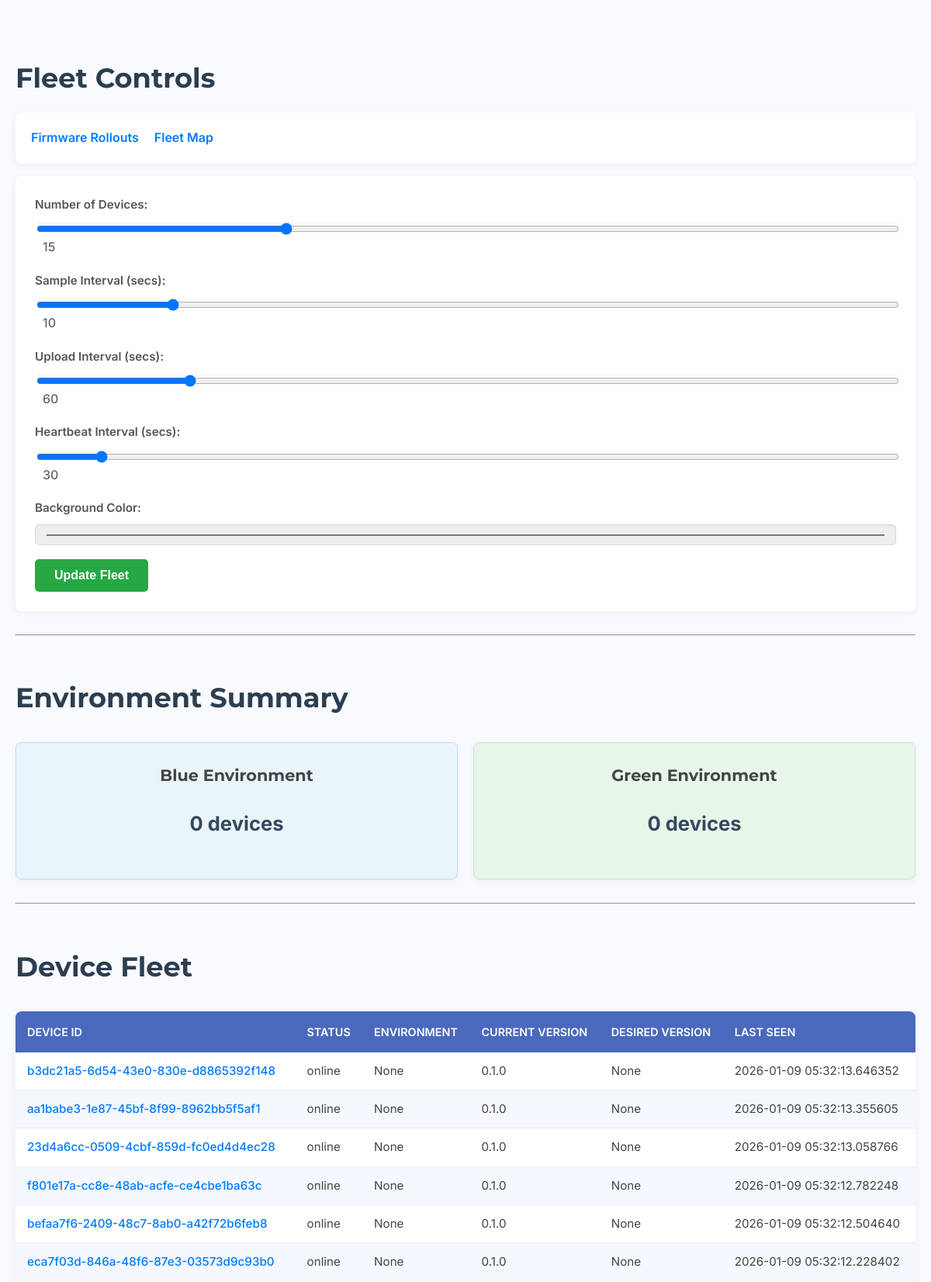
The page / (upper part) on the database its author committed.
### app/models.py (models this page shows)
class Device(Base):
    __tablename__ = "devices"
    id = Column(String, primary_key=True, index=True)
    current_version = Column(String)
    desired_version = Column(String)
    last_seen = Column(DateTime, default=datetime.datetime.utcnow)
    status = Column(String)
    rollout_bucket = Column(Integer, default=lambda: random.randint(0, 99))
    environment = Column(String, default="blue")
    region = Column(String, nullable=True)
    hardware_rev = Column(String, nullable=True)
    reported_sample_interval_secs = Column(Integer, default=10)
    reported_upload_interval_secs = Column(Integer, default=60)
    reported_heartbeat_interval_secs = Column(Integer, default=30)
    desired_sample_interval_secs = Column(Integer, default=10)
    desired_upload_interval_secs = Column(Integer, default=60)
    desired_heartbeat_interval_secs = Column(Integer, default=30)
    config_flags = Column(String, nullable=True, default="{}")
    lifecycle_state = Column(String, default="new", nullable=False) # new, active, suspended, decommissioned
    auth_token = Column(String, unique=True, nullable=True, index=True)
    registered_at = Column(DateTime, nullable=True)
    lifecycle_state = Column(String, default="new", nullable=False) # new, active, suspended, decommissioned
    auth_token = Column(String, unique=True, nullable=True, index=True)
    registered_at = Column(DateTime, nullable=True)
    measurements = relationship("Measurement", back_populates="device")
    errors = relationship("DeviceError", back_populates="device")

### app/ui/views.py (the view)
@router.get("/", response_class=HTMLResponse)
async def read_root(request: Request, db: Session = Depends(get_db)):
    devices = db.query(models.Device).order_by(models.Device.last_seen.desc()).all()
    blue_count = db.query(models.Device).filter(models.Device.environment == 'blue').count()
    green_count = db.query(models.Device).filter(models.Device.environment == 'green').count()
    return templates.TemplateResponse("index.html", {
        "request": request,
        "devices": devices,
        "blue_count": blue_count,
        "green_count": green_count
    })

### app/database.py (called while the page is built)
def get_db():
    db = SessionLocal()
    try:
        yield db
    finally:
        db.close()

### app/ui/templates/index.html (shortened to what this page needs)
{% extends "base.html" %}
{% block content %}
    <h1 class="text-2xl font-bold mb-4">Fleet Controls</h1>
    <nav class="mb-4">
        <a href="/firmware_rollouts" class="text-blue-500 hover:underline mr-4">Firmware Rollouts</a>
        <a href="/map" class="text-blue-500 hover:underline">Fleet Map</a>
    </nav>
    <form id="fleet-controls-form">
        <div class="control-group">
            <label for="num_devices">Number of Devices:</label>
            <input type="range" id="num_devices" name="num_devices" min="1" max="50" value="15">
            <span id="num_devices_value">15</span>
        </div>
        <div class="control-group">
            <label for="sample_interval_secs">Sample Interval (secs):</label>
            <input type="range" id="sample_interval_secs" name="sample_interval_secs" min="1" max="60" value="10">
            <span id="sample_interval_secs_value">10</span>
        </div>
        <div class="control-group">
            <label for="upload_interval_secs">Upload Interval (secs):</label>
            <input type="range" id="upload_interval_secs" name="upload_interval_secs" min="10" max="300" value="60">
            <span id="upload_interval_secs_value">60</span>
        </div>
        <div class="control-group">
            <label for="heartbeat_interval_secs">Heartbeat Interval (secs):</label>
            <input type="range" id="heartbeat_interval_secs" name="heartbeat_interval_secs" min="10" max="300" value="30">
            <span id="heartbeat_interval_secs_value">30</span>
        </div>
        <div class="control-group">
            <label for="bg_color">Background Color:</label>
            <input type="color" id="bg_color" name="bg_color" value="#ffffff">
        </div>
        <button type="submit">Update Fleet</button>
    </form>
    <hr>
    <h1>Environment Summary</h1>
    <div class="env-summary">
        <div class="env-box blue">
            <h2>Blue Environment</h2>
            <p>{{ blue_count }} devices</p>
        </div>
        <div class="env-box green">
            <h2>Green Environment</h2>
            <p>{{ green_count }} devices</p>
        </div>
    </div>
    <hr>
    <h1>Device Fleet</h1>
    <table>
        <thead>
            <tr>
                <th>Device ID</th>
                <th>Status</th>
                <th>Environment</th>
                <th>Current Version</th>
                <th>Desired Version</th>
                <th>Last Seen</th>
            </tr>
        </thead>
        <tbody>
            {% for device in devices %}
            <tr>
                <td><a href="/devices/{{ device.id }}">{{ device.id }}</a></td>
                <td>{{ device.status }}</td>
                <td>{{ device.environment }}</td>
                <td>{{ device.current_version }}</td>
                <td>{{ device.desired_version }}</td>
                <td>{{ device.last_seen }}</td>
            </tr>
            {% endfor %}
        </tbody>
    </table>
{% endblock %}

### app/ui/static/main.css (style rules this page uses)
body { font-family: 'Inter', sans-serif; line-height: 1.6; color: #333; background-color: #f8faff; margin: 0; padding: 20px; -webkit-font-smoothing: antialiased; -moz-osx-font-smoothing: grayscale; }
h1, h2, h3, h4, h5, h6 { font-family: 'Montserrat', sans-serif; color: #2c3e50; margin-top: 1.5em; margin-bottom: 0.8em; font-weight: 700; }
h1 { font-size: 2.2em; }
h2 { font-size: 1.8em; }
nav { background-color: #ffffff; padding: 15px 20px; border-radius: 8px; box-shadow: 0 2px 10px rgba(0,0,0,0.05); margin-bottom: 30px; display: flex; gap: 20px; align-items: center; }
nav a { color: #007bff; text-decoration: none; font-weight: 600; padding: 5px 0; transition: color 0.3s ease; }
form { background-color: #ffffff; padding: 25px; border-radius: 8px; box-shadow: 0 2px 10px rgba(0,0,0,0.05); margin-bottom: 30px; }
.control-group { margin-bottom: 18px; display: flex; flex-direction: column; }
.control-group label { font-weight: 600; color: #555; margin-bottom: 8px; font-size: 0.95em; }
.control-group input[type="range"], .control-group input[type="number"], .control-group input[type="text"], .control-group input[type="color"], .control-group select, .control-group textarea { width: 100%; padding: 10px 12px; border: 1px solid #dcdcdc; border-radius: 5px; font-size: 1em; box-shadow: inset 0 1px 3px rgba(0,0,0,0.06); transition: border-color 0.3s ease, box-shadow 0.3s ease; }
.control-group input[type="range"] { padding: 0; }
.control-group span { margin-left: 10px; font-weight: 500; color: #666; }
button[type="submit"], .button { background-color: #28a745; color: white; padding: 12px 25px; border: none; border-radius: 5px; font-size: 1em; font-weight: 600; cursor: pointer; transition: background-color 0.3s ease, transform 0.2s ease; display: inline-block; text-align: center; text-decoration: none; }
.env-summary { display: flex; justify-content: space-around; gap: 20px; margin-bottom: 30px; }
.env-box { flex: 1; border: 1px solid #e0e0e0; padding: 25px; text-align: center; border-radius: 8px; background-color: #ffffff; box-shadow: 0 2px 8px rgba(0,0,0,0.05); transition: transform 0.2s ease; }
.env-box h2 { margin-top: 0; color: #444; font-size: 1.3em; }
.env-box p { font-size: 1.6em; font-weight: 700; color: #34495e; }
.env-box.blue { background-color: #eaf4fb; border-color: #bbdefb; color: #1a237e; }
.env-box.green { background-color: #e8f5e9; border-color: #c8e6c9; color: #2e7d32; }
table { width: 100%; border-collapse: collapse; margin-bottom: 30px; background-color: #ffffff; box-shadow: 0 2px 10px rgba(0,0,0,0.05); border-radius: 8px; overflow: hidden; }
table thead th { background-color: #4a69bd; color: white; padding: 15px; text-align: left; font-size: 0.9em; font-weight: 600; text-transform: uppercase; }
table tbody tr:nth-child(even) { background-color: #f5f8ff; }
table td { padding: 12px 15px; border-bottom: 1px solid #eee; color: #444; font-size: 0.95em; }
table a { color: #007bff; text-decoration: none; font-weight: 500; }
.mb-4 { margin-bottom: 1rem; }

### rows shown on the page
Device: id "b3dc21a5-6d54-43e0-830e-d8865392f148", status "online", environment "None", current_version "0.1.0", desired_version "None", last_seen "2026-01-09 05:32:13.646352"
Device: id "aa1babe3-1e87-45bf-8f99-8962bb5f5af1", status "online", environment "None", current_version "0.1.0", desired_version "None", last_seen "2026-01-09 05:32:13.355605"
Device: id "23d4a6cc-0509-4cbf-859d-fc0ed4d4ec28", status "online", environment "None", current_version "0.1.0", desired_version "None", last_seen "2026-01-09 05:32:13.058766"
Device: id "f801e17a-cc8e-48ab-acfe-ce4cbe1ba63c", status "online", environment "None", current_version "0.1.0", desired_version "None", last_seen "2026-01-09 05:32:12.782248"
Device: id "befaa7f6-2409-48c7-8ab0-a42f72b6feb8", status "online", environment "None", current_version "0.1.0", desired_version "None", last_seen "2026-01-09 05:32:12.504640"
Device: id "eca7f03d-846a-48f6-87e3-03573d9c93b0", status "online", environment "None", current_version "0.1.0", desired_version "None", last_seen "2026-01-09 05:32:12.228402"

### other values the page prints
{{ blue_count }} "0"
{{ green_count }} "0"
